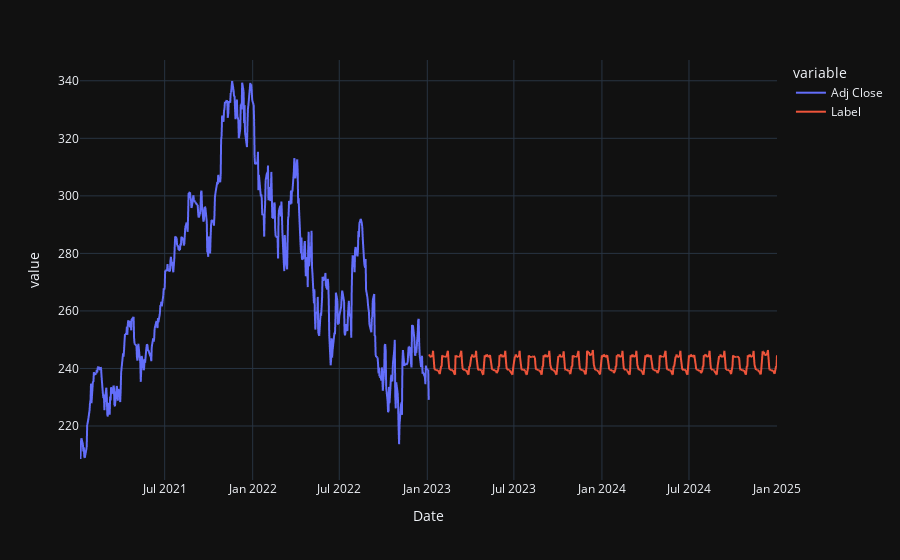

This figure's notebook cell:
### Code cell
fig = px.line(concat_df, x=concat_df.index, y=["Adj Close", "Label"], template = 'plotly_dark')
fig.show()

### Figure 1 — Plotly figure (JSON) as saved in the notebook; plotly's stock layout.template omitted (floating-point values rounded to 4 significant figures; data arrays with more than 128 entries replaced by an {"elided": "..."} marker saying what was removed)
{"data": [{"hovertemplate": "variable=Adj Close<br>Date=%{x}<br>value=%{y}<extra></extra>", "legendgroup": "Adj Close", "line": {"color": "#636efa", "dash": "solid"}, "marker": {"symbol": "circle"}, "mode": "lines", "name": "Adj Close", "showlegend": true, "type": "scattergl", "x": {"elided": "1024 str values"}, "xaxis": "x", "y": {"elided": "1024 float values"}, "yaxis": "y"}, {"hovertemplate": "variable=Label<br>Date=%{x}<br>value=%{y}<extra></extra>", "legendgroup": "Label", "line": {"color": "#EF553B", "dash": "solid"}, "marker": {"symbol": "circle"}, "mode": "lines", "name": "Label", "showlegend": true, "type": "scattergl", "x": {"elided": "1024 str values"}, "xaxis": "x", "y": {"elided": "1024 float values"}, "yaxis": "y"}], "layout": {"legend": {"title": {"text": "variable"}, "tracegroupgap": 0}, "margin": {"t": 60}, "xaxis": {"anchor": "y", "domain": [0, 1], "title": {"text": "Date"}}, "yaxis": {"anchor": "x", "domain": [0, 1], "title": {"text": "value"}}}}
